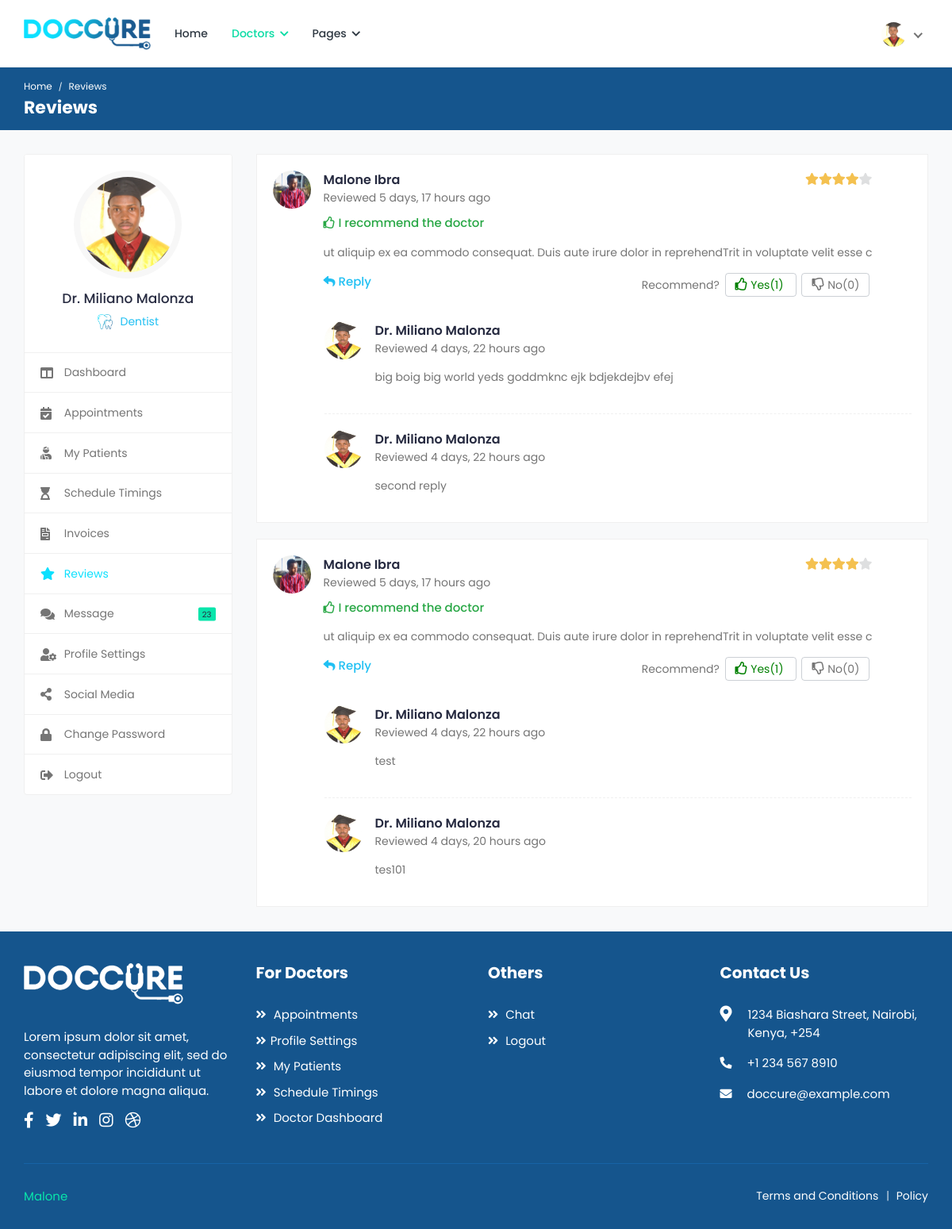
/doctors/reviews/ (signed in), run on an earlier commit of the app's database.
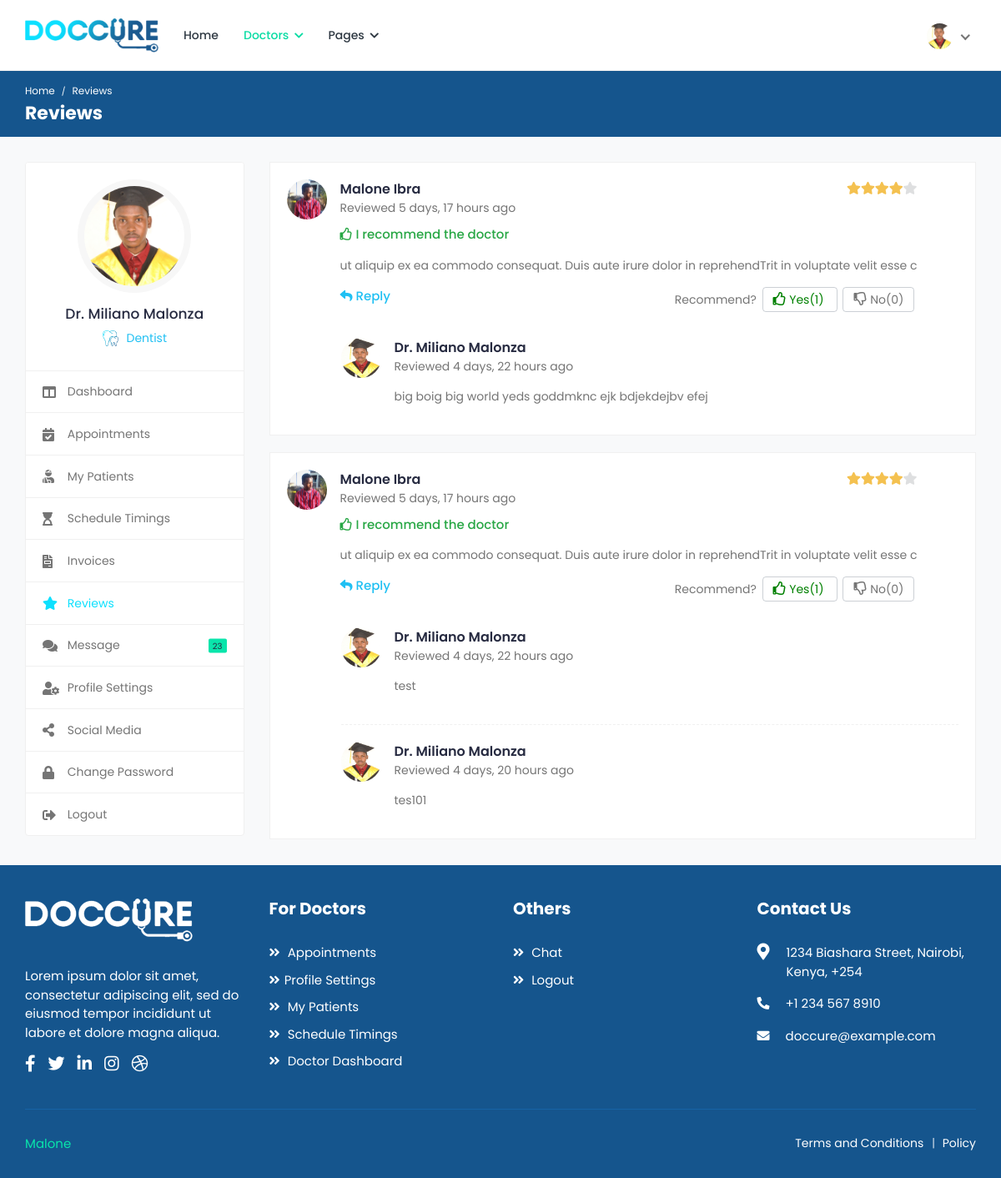
And on a later commit of the database.
### appointments/models.py (models this page shows, shortened)
class Review(models.Model):
	appointment = models.ForeignKey(Appointment, on_delete=models.CASCADE, blank=True)
	date = models.DateTimeField('Review Date', auto_now_add=True)
	rate = models.IntegerField('Rate')
	recommend = models.BooleanField('Recommend', default=False)
	text = models.CharField('Review Title', max_length=150, blank=True)
	def review_rate(self):
		count = {}
		rate_val = self.rate + 1
		for x in range(1,rate_val):
			count.setdefault(x, 'filled')
		for x in range(rate_val,6):
			count.setdefault(x, ' ')
		return count
	def replies(self):
		replies = Reply.objects.filter(review=self.id)
		return replies
	def doctor_liked(self):
		liked = LikedReview.objects.filter(user=self.appointment.doctor.user.id, review=self.id)
		if liked.count()>0:
			return liked[0].recommend
		else:
			return None
	def total_likes(self):
		likes = LikedReview.objects.filter(review=self.id, recommend=True)
		return likes.count()
	def total_dislikes(self):
		dislikes = LikedReview.objects.filter(review=self.id, recommend=False)
		return dislikes.count()

class Appointment(models.Model):
	doctor = models.ForeignKey(Doctor, on_delete=models.CASCADE)
	patient = models.ForeignKey(Patient, on_delete=models.CASCADE)
	purpose = models.CharField('Purpose', max_length=50)
	category = models.CharField('Type', max_length=50)
	amount = models.FloatField('Amount', default=0.00)
	status = models.CharField('Status', max_length=50)
	date = models.DateTimeField('Appointment Date', auto_now_add=True)
	booking_date = models.DateTimeField('Booking Date')
	follow_up_date = models.DateTimeField('Follow Up', null=True)

class Patient(models.Model):
	user = models.OneToOneField(User, on_delete=models.CASCADE)
	image = models.ImageField('Profile Image', upload_to='Image/Patient/Profile/',
		max_length=500, default='dummy.png')
	first_name = models.CharField('First Name', max_length=50)
	second_name = models.CharField('Second Name', max_length=50)
	d_o_b = models.DateField('Date Of Birth')
	gender = models.CharField('Gender', max_length=10)
	email = models.CharField('Email', max_length=50)
	phone_no = models.CharField('Phone Number', max_length=20)
	blood_group = models.CharField('Blood Group', max_length=5)
	country = models.CharField('Country', max_length=50)
	county = models.CharField('County', max_length=50)
	town = models.CharField('Town', max_length=50)
	street_lane = models.CharField('Street/Lane', max_length=50)

class Reply(models.Model):
	review = models.ForeignKey(Review, on_delete=models.CASCADE)
	user = models.ForeignKey(User, on_delete=models.CASCADE)
	date = models.DateTimeField('Review Date', auto_now_add=True)
	text = models.CharField('Review Title', max_length=150)
	def get_user(self):
		usr = self.user
		group = usr.groups.get()
		if group.name=='patients_group':
			patient = Patient.objects.get(user=usr.id)
			return patient
		elif group.name=='doctors_group':
			doctor = Doctor.objects.get(user=usr.id)
			return doctor
		else:
			return user

class Doctor(models.Model):
	user = models.OneToOneField(User, on_delete=models.CASCADE)
	image = models.ImageField('Profile Image', upload_to='Image/Doctors',
		max_length=500, default='dummy.png')
	first_name = models.CharField('First Name', max_length=50)
	second_name =  models.CharField('Second Name', max_length=50)
	title = models.CharField('Title', max_length=200, default='Dr.')
	phone_no = models.CharField('Phone Number', max_length=50)
	email = models.EmailField('Email', max_length=250)
	gender = models.CharField('Gender', max_length=10)
	d_o_b = models.DateField('Date of Birth', blank=True)
	biography = models.CharField('Biography', max_length=1000, blank=True)
	address_line1 = models.CharField('Address Line 1', max_length=200, blank=True)
	address_line2 = models.CharField('Address Line 2', max_length=200, blank=True)
	country = models.CharField('Country', max_length=100, blank=True)
	county = models.CharField('County', max_length=100, blank=True)
	town = models.CharField('Town', max_length=100, blank=True)
	pricing =  models.FloatField('Amount', default=0.00)
	services = models.CharField('Services', max_length=1000, blank=True)
	specialization = models.CharField('Specialization', max_length=1000, blank=True)
	clinic = models.CharField('Clinic', max_length=100, blank=True)
	clinic_address = models.CharField('Clinic Address', max_length=100, blank=True)
	speciality = models.OneToOneField(Speciality, on_delete=models.CASCADE)
	''' user, image, first_name, second_name, title, phone_no, email, gender, d_o_b, biography,
	address_line1, address_line2, country, county, town, pricing, services, specialization, clinic,
	clinic_address, speciality'''

### appointments/views.py (the view)
# urls.py: path('reviews/', views.reviews, name='admin-reviews'),
@login_required(login_url='/login/')
@user_passes_test(check_doctor, login_url='/login/')
@user_passes_test(check_settings, login_url='/doctors/profile-settings/')
def reviews(request):
	doctor = Doctor.objects.get(user=request.user.id)
	reviews = Review.objects.filter(appointment__doctor=doctor.id)
	return render(request, 'doctors/reviews.html', {'profile': doctor, 'reviews': reviews})

### appointments/views.py (called while the page is built)
def check_doctor(user):
	group = user.groups.get()
	return group.name=='doctors_group'

def check_settings(user):
	profile = Doctor.objects.filter(user=user.id)
	return profile.count()>=1

### appointments/templates/doctors/reviews.html (shortened to what the changed rows need)
{% extends "doctors/base.html" %}
{% load static %}
{% block breadcrumb1 %}Reviews{% endblock %}
{% block content %}
	<div class="col-md-7 col-lg-8 col-xl-9">
		<div class="doc-review review-listing">
			<ul class="comments-list">
			{% for review in reviews %}
				<li>
					<div class="comment">
						<img class="avatar rounded-circle" alt="User Image" src="{{review.appointment.patient.image.url}}">
						<div class="comment-body">
							<div class="meta-data">
								<span class="comment-author">{{review.appointment.patient.first_name}} {{review.appointment.patient.second_name}}</span>
								<span class="comment-date">Reviewed {{ review.date|timesince }} ago</span>
								<div class="review-count rating">
								{% for rate in review.review_rate.values %}
									<i class="fas fa-star {{rate}}"></i>
								{% endfor %}
								</div>
							</div>
							{% if review.recommend %}
								<p class="recommended">
									<i class="far fa-thumbs-up"></i> I recommend the doctor
								</p>
							{% elif not review.recommend %}
								<p class="recommended" style="color: red;">
									<i class="far fa-thumbs-down"></i> I do not recommend the doctor
								</p>
							{% endif %}
							<p class="comment-content">
								{{review.text}}
							</p>
							<div class="comment-reply">
								<a class="comment-btn" href="#" data-toggle="modal" data-target="#add_reply_{{review.id}}">
									<i class="fas fa-reply"></i> Reply
								</a>
								<p class="recommend-btn">
									<span>Recommend?</span>
									{% if review.doctor_liked == None %}
										<a href="{% url 'like-review' review.id %}" class="like-btn ajax-link">
											<i class="far fa-thumbs-up"></i> Yes({{review.total_likes}})
										</a>
										<a href="{% url 'dislike-review' review.id %}" class="dislike-btn ajax-link">
											<i class="far fa-thumbs-down"></i> No({{review.total_dislikes}})
										</a>
									{% elif review.doctor_liked %}
										<a href="{% url 'like-review' review.id %}" class="like-btn ajax-link" style="color: green;">
											<i class="far fa-thumbs-up"></i> Yes({{review.total_likes}})
										</a>
										<a href="{% url 'dislike-review' review.id %}" class="dislike-btn ajax-link">
											<i class="far fa-thumbs-down"></i> No({{review.total_dislikes}})
										</a>
									{% endif %}
								</p>
							</div>
						</div>
					</div>
					<ul class="comments-reply">
					{% for reply in review.replies %}
						<li>
							<div class="comment">
								<img class="avatar rounded-circle" alt="User Image" src="{{reply.get_user.image.url}}">
								<div class="comment-body">
									<div class="meta-data">
										<span class="comment-author">{{reply.get_user.title}} {{reply.get_user.first_name}} {{reply.get_user.second_name}}</span>
										<span class="comment-date">Reviewed {{reply.date|timesince}} ago</span>
									</div>
									<p class="comment-content">
										{{reply.text}}
									</p>
								</div>
							</div>
						</li>
					{% endfor %}
					</ul>
				</li>
			{% endfor %}
			</ul>
		</div>
	</div>
{% endblock %}

What changed in the data, as far as the page shows it:
removed Reply: get_user.image (picture), get_user "Dr.", get_user.first_name "Miliano", get_user.second_name "Malonza", date "4 days, 22 hours", text "second reply", shown under Review id 1
